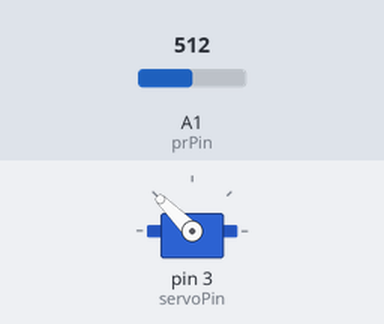
A sketch run on a simulated Arduino Uno, built with avr-gcc and run on an emulated ATmega328P. On the bench: servo. Inputs (shaded band) come from the test bench; at power-on: A1 (prPin) = 512. What the sketch prints to the serial monitor is not drawn.

Above: at 1.2 s.
1.3 s: A1 (prPin) set to 334
At 2.5 s:
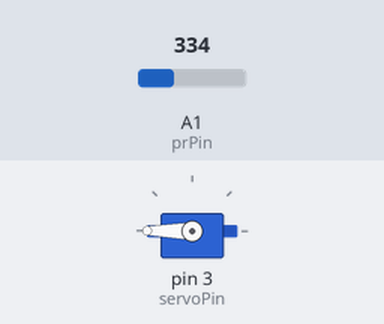
2.8 s: A1 (prPin) set to 354
At 3.8 s:
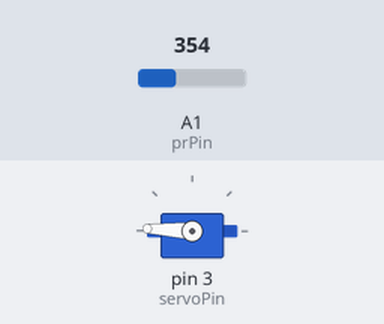
4.3 s: A1 (prPin) set to 716
At 4.8 s:
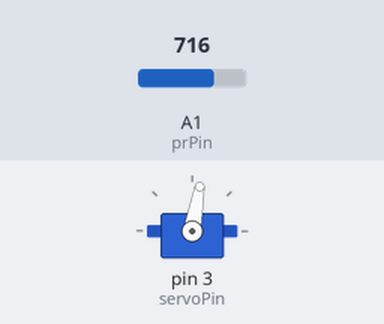
5.8 s: A1 (prPin) set to 900
At 6.1 s:
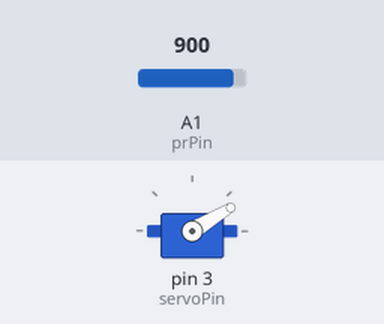
7.3 s: A1 (prPin) set to 1023
At 8.3 s:
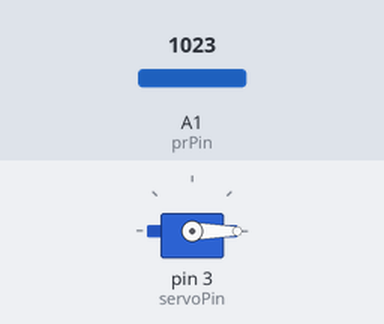
8.8 s: A1 (prPin) set to 511
At 9.5 s:
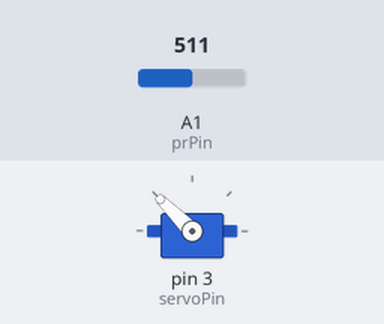
Timing chart, 0 to 11.3 s (numbered marks = the images above; inputs shaded):
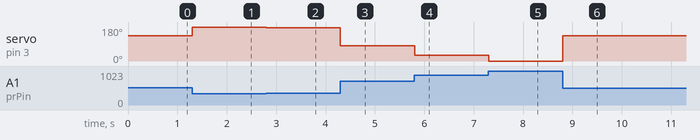

Measured:
- after the input at 1.3 s, servo on pin 3 (servoPin): 135° → 180° at once
- after the input at 2.8 s, servo on pin 3 (servoPin): 180° → 177° at once
- after the input at 4.3 s, servo on pin 3 (servoPin): 177° → 80° at once
- after the input at 5.8 s, servo on pin 3 (servoPin): 80° → 31° at once
- after the input at 7.3 s, servo on pin 3 (servoPin): 31° → 0° at once
- after the input at 8.8 s, servo on pin 3 (servoPin): 0° → 135° at once

The sketch:

servo_motor.ino
```cpp
#include <Servo.h>

int servoPin = 3;
int prPin = A1;

int servoPos;
int prVal;

Servo myServo; //Interact with servo motor

void setup ()
{
    Serial.begin(9600);
  	myServo.attach(servoPin);
  	pinMode(prPin, INPUT);
}

void loop ()
{
  prVal = analogRead(prPin);

  servoPos = 1017*(180./673.) - prVal*(180./673.);

  if(prVal >= 1017)
  {
    servoPos = 0;
  }
  else if(prVal <= 344)
  {
    servoPos = 180;
  }

  myServo.write(servoPos);

  Serial.println(servoPos);
}
```
